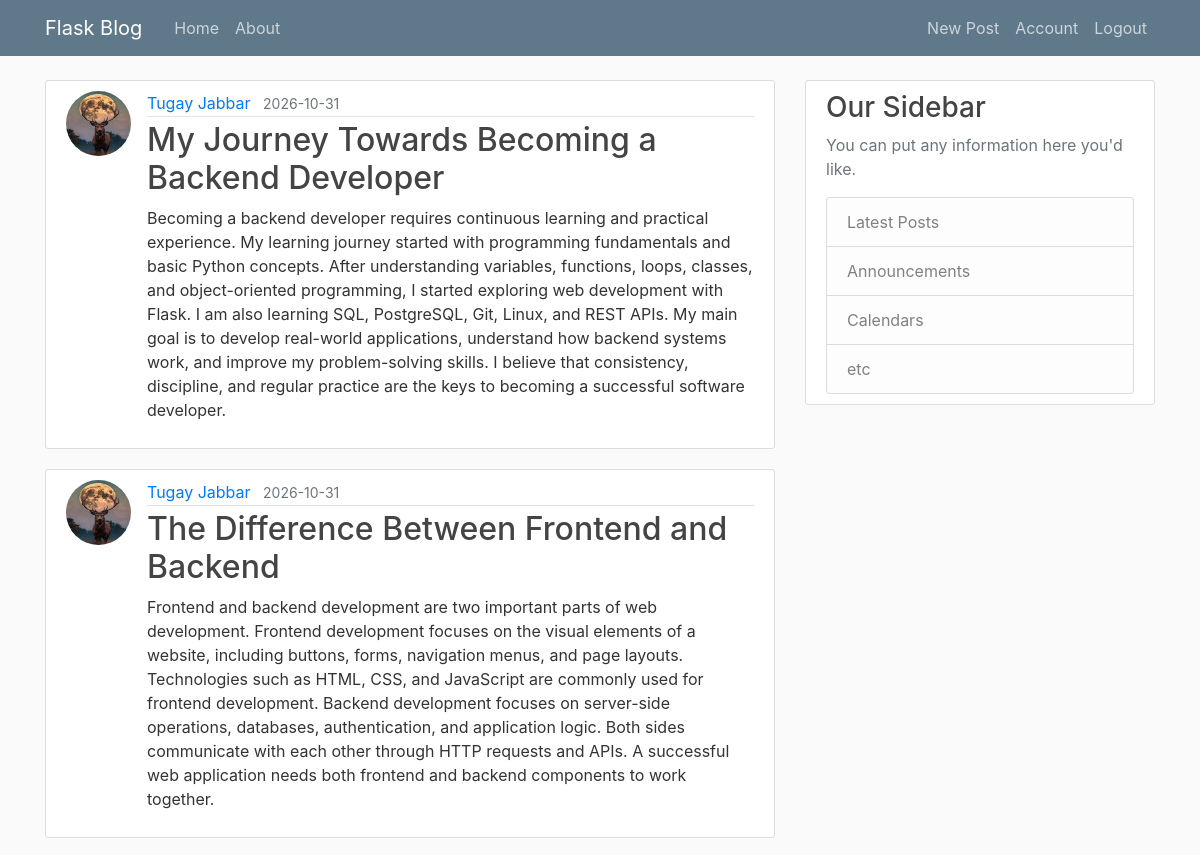
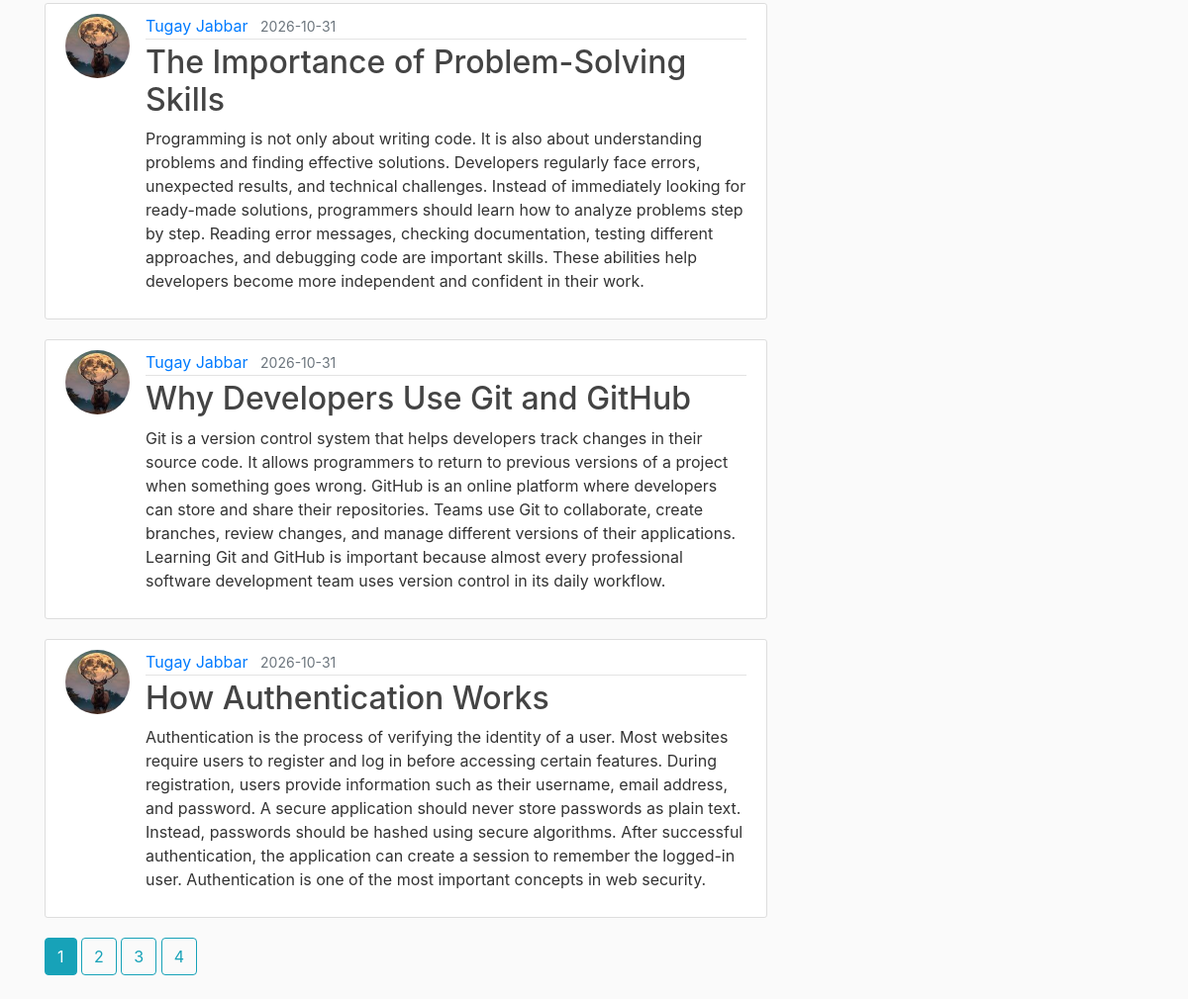
Screenshot of /home (signed in) with the database file from the repository (2 pictures, top to bottom).
### flaskblog/models.py (models this page shows, shortened)
class Post(db.Model):
    id = db.Column(db.Integer, primary_key=True)
    title = db.Column(db.String(100), nullable=False)
    date_posted = db.Column(db.DateTime, nullable=False, default=datetime.utcnow)
    content = db.Column(db.Text, nullable=False)
    user_id = db.Column(db.Integer, db.ForeignKey('user.id'), nullable=False)

class User(db.Model, UserMixin):
    id = db.Column(db.Integer, primary_key=True)
    username = db.Column(db.String(20), unique=True, nullable=False)
    email = db.Column(db.String(120), unique=True, nullable=False)
    image_file = db.Column(db.String(20), nullable=False, default='default.jpg')
    password = db.Column(db.String(60), nullable=False)
    posts = db.relationship("Post", backref='author', lazy=True)

### flaskblog/routes.py (the view)
@app.route("/")
@app.route("/home")
def home():
    page = request.args.get("page", 1, type=int)
    posts = Post.query.order_by(Post.date_posted.desc()).paginate(page=page, per_page=5)
    return render_template('home.html', posts=posts)

### flaskblog/models.py (called while the page is built)
@login_manager.user_loader
def load_user(user_id):
     return User.query.get(int(user_id))

### flaskblog/templates/home.html
{% extends "layout.html" %}
{% block content %}
    {% for post in posts.items %}
        <article class="media content-section">
          <img class="rounded-circle article-img" src="{{ url_for('static', filename='profile_pics/' + post.author.image_file) }}">
          <div class="media-body">
            <div class="article-metadata">
              <a class="mr-2" href="{{ url_for('user_posts', username=post.author.username) }}">{{ post.author.username }}</a>
              <small class="text-muted">{{ post.date_posted.strftime('%Y-%m-%d') }}</small>
            </div>
            <h2><a class="article-title" href="{{ url_for('post', post_id=post.id) }}">{{ post.title }}</a></h2>
            <p class="article-content">{{ post.content }}</p>
          </div>
        </article>
    {% endfor %}
    {% for page_num in posts.iter_pages(left_edge=1, right_edge=1, left_current=1, right_current=2) %}
      {% if page_num %}
        {% if posts.page == page_num %}
          <a class="btn btn-info mb-4" href="{{ url_for('home', page=page_num) }}">{{ page_num }}</a>
        {% else %}
          <a class="btn btn-outline-info mb-4" href="{{ url_for('home', page=page_num) }}">{{ page_num }}</a>
        {% endif %}
      {% else %}
        ...
      {% endif %}
    {% endfor %}
{% endblock content %}

### flaskblog/static/main.css (style rules this page uses)
body { background: #fafafa; color: #333333; margin-top: 5rem; }
h1, h2, h3, h4, h5, h6 { color: #444444; }
.content-section { background: #ffffff; padding: 10px 20px; border: 1px solid #dddddd; border-radius: 3px; margin-bottom: 20px; }
.article-title { color: #444444; }
.article-content { white-space: pre-line; }
.article-img { height: 65px; width: 65px; margin-right: 16px; }
.article-metadata { padding-bottom: 1px; margin-bottom: 4px; border-bottom: 1px solid #e3e3e3 }

### rows the page displays
Post: image_file (picture), author.username "Tugay Jabbar", date_posted "2026-10-31", title "My Journey Towards Becoming a Backend Developer", content "Becoming a backend developer requires continuous learning and practical experience. My learning journey started with programming fundamentals and basic Python concepts. After understanding variables, functions, loops, classes, and object-oriented programming, I started exploring web development with Flask. I am also learning SQL, PostgreSQL, Git, Linux, and REST APIs. My main goal is to develop real-world applications, understand how backend systems work, and improve my problem-solving skills. I believe that consistency, discipline, and regular practice are the keys to becoming a successful software developer."
Post: image_file (picture), author.username "Tugay Jabbar", date_posted "2026-10-31", title "The Difference Between Frontend and Backend", content "Frontend and backend development are two important parts of web development. Frontend development focuses on the visual elements of a website, including buttons, forms, navigation menus, and page layouts. Technologies such as HTML, CSS, and JavaScript are commonly used for frontend development. Backend development focuses on server-side operations, databases, authentication, and application logic. Both sides communicate with each other through HTTP requests and APIs. A successful web application needs both frontend and backend components to work together."
Post: image_file (picture), author.username "Tugay Jabbar", date_posted "2026-10-31", title "The Importance of Problem-Solving Skills", content "Programming is not only about writing code. It is also about understanding problems and finding effective solutions. Developers regularly face errors, unexpected results, and technical challenges. Instead of immediately looking for ready-made solutions, programmers should learn how to analyze problems step by step. Reading error messages, checking documentation, testing different approaches, and debugging code are important skills. These abilities help developers become more independent and confident in their work."
Post: image_file (picture), author.username "Tugay Jabbar", date_posted "2026-10-31", title "Why Developers Use Git and GitHub", content "Git is a version control system that helps developers track changes in their source code. It allows programmers to return to previous versions of a project when something goes wrong. GitHub is an online platform where developers can store and share their repositories. Teams use Git to collaborate, create branches, review changes, and manage different versions of their applications. Learning Git and GitHub is important because almost every professional software development team uses version control in its daily workflow."
Post: image_file (picture), author.username "Tugay Jabbar", date_posted "2026-10-31", title "How Authentication Works", content "Authentication is the process of verifying the identity of a user. Most websites require users to register and log in before accessing certain features. During registration, users provide information such as their username, email address, and password. A secure application should never store passwords as plain text. Instead, passwords should be hashed using secure algorithms. After successful authentication, the application can create a session to remember the logged-in user. Authentication is one of the most important concepts in web security."

### other values shown
{{ page_num }} "1"
{{ page_num }} "2" "3" "4"
